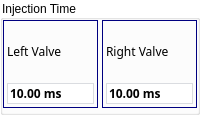
        <widget class="QGroupBox" name="groupBoxValveSettindPulse">
         <property name="styleSheet">
          <string notr="true">QGroupBox{
    background-color: transparent;
}</string>
         </property>
         <property name="title">
          <string>Injection Time</string>
         </property>
         <layout class="QGridLayout" name="gridLayout_53">
          <property name="leftMargin">
           <number>0</number>
          </property>
          <property name="topMargin">
           <number>0</number>
          </property>
          <property name="rightMargin">
           <number>0</number>
          </property>
          <property name="bottomMargin">
           <number>4</number>
          </property>
          <property name="spacing">
           <number>4</number>
          </property>
          <item row="0" column="0">
           <widget class="ContentBoardItem" name="widgetDashBoardPulseLeftValve" native="true">
            <property name="sizePolicy">
             <sizepolicy hsizetype="Expanding" vsizetype="Fixed">
              <horstretch>0</horstretch>
              <verstretch>0</verstretch>
             </sizepolicy>
            </property>
            <property name="minimumSize">
             <size>
              <width>0</width>
              <height>88</height>
             </size>
            </property>
            <property name="maximumSize">
             <size>
              <width>16777215</width>
              <height>88</height>
             </size>
            </property>
            <property name="styleSheet">
             <string notr="true">/*QFrame{
     background:rgb(249,247,248);
     min-height: 80px;
     max-height: 80px;
}

QLabel{
  background:rgb(249,247,248);
  color: rgb(39,51,66);
  font-size: 16px;
  font-family: Siemens Sans;
  min-height: 20px;
  max-height: 20px;
}

QDoubleSpinBox{
background:rgb(255,255,255);
  color: rgb(39,51,66);
  font-size: 16px;
  font-weight: bold;
  font-family: Siemens Sans;
  min-height: 32px;
  max-height: 32px;
}
*/


QWidget{
     border: 1px solid rgb(0,0,128);
 }

QLabel{
   border: 0px solid rgb(0,0,128);
}
QDoubleSpinBox::focus{
 border: 2px solid rgb(0,95,135);
}
QDoubleSpinBox{
   border: 1px solid rgb(218, 220, 224);
}


</string>
            </property>
            <layout class="QGridLayout" name="gridLayout_24">
             <property name="leftMargin">
              <number>4</number>
             </property>
             <property name="topMargin">
              <number>4</number>
             </property>
             <property name="rightMargin">
              <number>4</number>
             </property>
             <property name="bottomMargin">
              <number>4</number>
             </property>
             <property name="spacing">
              <number>4</number>
             </property>
             <item row="1" column="0">
              <widget class="QLabel" name="labelContentBoardPulseLeftValve">
               <property name="font">
                <font>
                 <family>Siemens Sans</family>
                </font>
               </property>
               <property name="styleSheet">
                <string notr="true"/>
               </property>
               <property name="text">
                <string>Left Valve</string>
               </property>
              </widget>
             </item>
             <item row="2" column="0">
              <widget class="QDoubleSpinBox" name="doubleSpinBoxPulseLeftValve">
               <property name="sizePolicy">
                <sizepolicy hsizetype="Preferred" vsizetype="Fixed">
                 <horstretch>0</horstretch>
                 <verstretch>0</verstretch>
                </sizepolicy>
               </property>
               <property name="font">
                <font>
                 <family>Siemens Sans</family>
                 <weight>75</weight>
                 <bold>true</bold>
                </font>
               </property>
               <property name="focusPolicy">
                <enum>Qt::ClickFocus</enum>
               </property>
               <property name="styleSheet">
                <string notr="true"/>
               </property>
               <property name="wrapping">
                <bool>false</bool>
               </property>
               <property name="buttonSymbols">
                <enum>QAbstractSpinBox::NoButtons</enum>
               </property>
               <property name="keyboardTracking">
                <bool>false</bool>
               </property>
               <property name="suffix">
                <string> ms</string>
               </property>
               <property name="decimals">
                <number>2</number>
               </property>
               <property name="minimum">
                <double>0.010000000000000</double>
               </property>
               <property name="maximum">
                <double>40.000000000000000</double>
               </property>
               <property name="singleStep">
                <double>0.010000000000000</double>
               </property>
               <property name="value">
                <double>10.000000000000000</double>
               </property>
              </widget>
             </item>
            </layout>
           </widget>
          </item>
          <item row="0" column="1">
           <widget class="ContentBoardItem" name="widgetDashBoardPulseRightValve" native="true">
            <property name="sizePolicy">
             <sizepolicy hsizetype="Expanding" vsizetype="Fixed">
              <horstretch>0</horstretch>
              <verstretch>0</verstretch>
             </sizepolicy>
            </property>
            <property name="minimumSize">
             <size>
              <width>0</width>
              <height>88</height>
             </size>
            </property>
            <property name="maximumSize">
             <size>
              <width>16777215</width>
              <height>88</height>
             </size>
            </property>
            <property name="styleSheet">
             <string notr="true">/*QFrame{
     background:rgb(249,247,248);
     min-height: 80px;
     max-height: 80px;
}

QLabel{
  background:rgb(249,247,248);
  color: rgb(39,51,66);
  font-size: 16px;
  font-family: Siemens Sans;
  min-height: 20px;
  max-height: 20px;
}

QDoubleSpinBox{
background:rgb(255,255,255);
  color: rgb(39,51,66);
  font-size: 16px;
  font-weight: bold;
  font-family: Siemens Sans;
  min-height: 32px;
  max-height: 32px;
}
*/
QWidget{
     border: 1px solid rgb(0,0,128);
 }

QLabel{
   border: 0px solid rgb(0,0,128);
}
QDoubleSpinBox::focus{
 border: 2px solid rgb(0,95,135);
}
QDoubleSpinBox{
   border: 1px solid rgb(218, 220, 224);
}



</string>
            </property>
            <layout class="QGridLayout" name="gridLayout_54">
             <property name="leftMargin">
              <number>4</number>
             </property>
             <property name="topMargin">
              <number>4</number>
             </property>
             <property name="rightMargin">
              <number>4</number>
             </property>
             <property name="bottomMargin">
              <number>4</number>
             </property>
             <property name="spacing">
              <number>4</number>
             </property>
             <item row="2" column="0">
              <widget class="QDoubleSpinBox" name="doubleSpinBoxPulseRightValve">
               <property name="sizePolicy">
                <sizepolicy hsizetype="Preferred" vsizetype="Fixed">
                 <horstretch>0</horstretch>
                 <verstretch>0</verstretch>
                </sizepolicy>
               </property>
               <property name="font">
                <font>
                 <family>Siemens Sans</family>
                 <weight>75</weight>
                 <bold>true</bold>
                </font>
               </property>
               <property name="focusPolicy">
                <enum>Qt::ClickFocus</enum>
               </property>
               <property name="styleSheet">
                <string notr="true"/>
               </property>
               <property name="wrapping">
                <bool>false</bool>
               </property>
               <property name="buttonSymbols">
                <enum>QAbstractSpinBox::NoButtons</enum>
               </property>
               <property name="keyboardTracking">
                <bool>false</bool>
               </property>
               <property name="suffix">
                <string> ms</string>
               </property>
               <property name="decimals">
                <number>2</number>
               </property>
               <property name="minimum">
                <double>0.010000000000000</double>
               </property>
               <property name="maximum">
                <double>40.000000000000000</double>
               </property>
               <property name="singleStep">
                <double>0.010000000000000</double>
               </property>
               <property name="value">
                <double>10.000000000000000</double>
               </property>
              </widget>
             </item>
             <item row="1" column="0">
              <widget class="QLabel" name="labelContentBoardPulseRightValve">
               <property name="font">
                <font>
                 <family>Siemens Sans</family>
                </font>
               </property>
               <property name="styleSheet">
                <string notr="true"/>
               </property>
               <property name="text">
                <string>Right Valve</string>
               </property>
              </widget>
             </item>
            </layout>
           </widget>
          </item>
         </layout>
        </widget>
